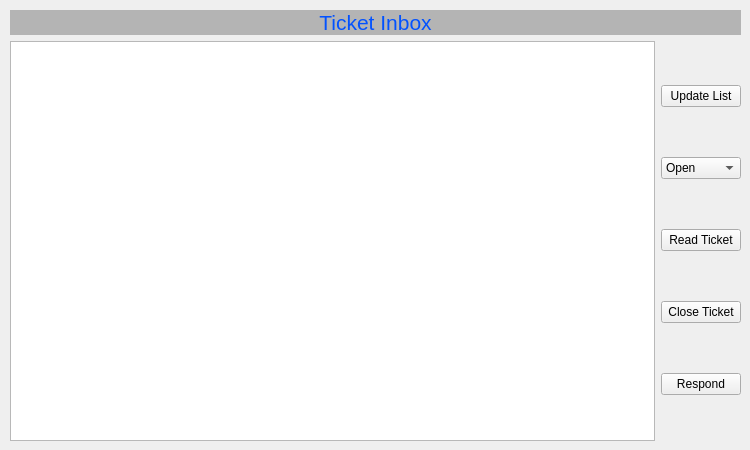
    <widget class="QWidget" name="Tickets">
     <attribute name="title">
      <string>Tab 1</string>
     </attribute>
     <widget class="QWidget" name="layoutWidget">
      <property name="geometry">
       <rect>
        <x>10</x>
        <y>10</y>
        <width>731</width>
        <height>431</height>
       </rect>
      </property>
      <layout class="QVBoxLayout" name="verticalLayout_Tickets">
       <item>
        <widget class="QLabel" name="label_TicketInbox">
         <property name="palette">
          <palette>
           <active>
            <colorrole role="WindowText">
             <brush brushstyle="SolidPattern">
              <color alpha="255">
               <red>0</red>
               <green>0</green>
               <blue>0</blue>
              </color>
             </brush>
            </colorrole>
            <colorrole role="Button">
             <brush brushstyle="SolidPattern">
              <color alpha="255">
               <red>180</red>
               <green>180</green>
               <blue>180</blue>
              </color>
             </brush>
            </colorrole>
            <colorrole role="Light">
             <brush brushstyle="SolidPattern">
              <color alpha="255">
               <red>255</red>
               <green>255</green>
               <blue>255</blue>
              </color>
             </brush>
            </colorrole>
            <colorrole role="Midlight">
             <brush brushstyle="SolidPattern">
              <color alpha="255">
               <red>217</red>
               <green>217</green>
               <blue>217</blue>
              </color>
             </brush>
            </colorrole>
            <colorrole role="Dark">
             <brush brushstyle="SolidPattern">
              <color alpha="255">
               <red>90</red>
               <green>90</green>
               <blue>90</blue>
              </color>
             </brush>
            </colorrole>
            <colorrole role="Mid">
             <brush brushstyle="SolidPattern">
              <color alpha="255">
               <red>120</red>
               <green>120</green>
               <blue>120</blue>
              </color>
             </brush>
            </colorrole>
            <colorrole role="Text">
             <brush brushstyle="SolidPattern">
              <color alpha="255">
               <red>0</red>
               <green>0</green>
               <blue>0</blue>
              </color>
             </brush>
            </colorrole>
            <colorrole role="BrightText">
             <brush brushstyle="SolidPattern">
              <color alpha="255">
               <red>255</red>
               <green>255</green>
               <blue>255</blue>
              </color>
             </brush>
            </colorrole>
            <colorrole role="ButtonText">
             <brush brushstyle="SolidPattern">
              <color alpha="255">
               <red>0</red>
               <green>0</green>
               <blue>0</blue>
              </color>
             </brush>
            </colorrole>
            <colorrole role="Base">
             <brush brushstyle="SolidPattern">
              <color alpha="255">
               <red>255</red>
               <green>255</green>
               <blue>255</blue>
              </color>
             </brush>
            </colorrole>
            <colorrole role="Window">
             <brush brushstyle="SolidPattern">
              <color alpha="255">
               <red>180</red>
               <green>180</green>
               <blue>180</blue>
              </color>
             </brush>
            </colorrole>
            <colorrole role="Shadow">
             <brush brushstyle="SolidPattern">
              <color alpha="255">
               <red>0</red>
               <green>0</green>
               <blue>0</blue>
              </color>
             </brush>
            </colorrole>
            <colorrole role="AlternateBase">
             <brush brushstyle="SolidPattern">
              <color alpha="255">
               <red>217</red>
               <green>217</green>
               <blue>217</blue>
              </color>
             </brush>
            </colorrole>
            <colorrole role="ToolTipBase">
             <brush brushstyle="SolidPattern">
              <color alpha="255">
               <red>255</red>
               <green>255</green>
               <blue>220</blue>
              </color>
             </brush>
            </colorrole>
            <colorrole role="ToolTipText">
             <brush brushstyle="SolidPattern">
              <color alpha="255">
               <red>0</red>
               <green>0</green>
               <blue>0</blue>
              </color>
             </brush>
            </colorrole>
            <colorrole role="PlaceholderText">
             <brush brushstyle="SolidPattern">
              <color alpha="127">
               <red>0</red>
               <green>0</green>
               <blue>0</blue>
              </color>
             </brush>
            </colorrole>
            <colorrole role="Accent">
             <brush brushstyle="SolidPattern">
              <color alpha="255">
               <red>255</red>
               <green>255</green>
               <blue>255</blue>
              </color>
             </brush>
            </colorrole>
           </active>
           <inactive>
            <colorrole role="WindowText">
             <brush brushstyle="SolidPattern">
              <color alpha="255">
               <red>0</red>
               <green>0</green>
               <blue>0</blue>
              </color>
             </brush>
            </colorrole>
            <colorrole role="Button">
             <brush brushstyle="SolidPattern">
              <color alpha="255">
               <red>180</red>
               <green>180</green>
               <blue>180</blue>
              </color>
             </brush>
            </colorrole>
            <colorrole role="Light">
             <brush brushstyle="SolidPattern">
              <color alpha="255">
               <red>255</red>
               <green>255</green>
               <blue>255</blue>
              </color>
             </brush>
            </colorrole>
            <colorrole role="Midlight">
             <brush brushstyle="SolidPattern">
              <color alpha="255">
               <red>217</red>
               <green>217</green>
               <blue>217</blue>
              </color>
             </brush>
            </colorrole>
            <colorrole role="Dark">
             <brush brushstyle="SolidPattern">
              <color alpha="255">
               <red>90</red>
               <green>90</green>
               <blue>90</blue>
              </color>
             </brush>
            </colorrole>
            <colorrole role="Mid">
             <brush brushstyle="SolidPattern">
              <color alpha="255">
               <red>120</red>
               <green>120</green>
               <blue>120</blue>
              </color>
             </brush>
            </colorrole>
            <colorrole role="Text">
             <brush brushstyle="SolidPattern">
              <color alpha="255">
               <red>0</red>
               <green>0</green>
               <blue>0</blue>
              </color>
             </brush>
            </colorrole>
            <colorrole role="BrightText">
             <brush brushstyle="SolidPattern">
              <color alpha="255">
               <red>255</red>
               <green>255</green>
               <blue>255</blue>
              </color>
             </brush>
            </colorrole>
            <colorrole role="ButtonText">
             <brush brushstyle="SolidPattern">
              <color alpha="255">
               <red>0</red>
               <green>0</green>
               <blue>0</blue>
              </color>
             </brush>
            </colorrole>
            <colorrole role="Base">
             <brush brushstyle="SolidPattern">
              <color alpha="255">
               <red>255</red>
               <green>255</green>
               <blue>255</blue>
              </color>
             </brush>
            </colorrole>
            <colorrole role="Window">
             <brush brushstyle="SolidPattern">
              <color alpha="255">
               <red>180</red>
               <green>180</green>
               <blue>180</blue>
              </color>
             </brush>
            </colorrole>
            <colorrole role="Shadow">
             <brush brushstyle="SolidPattern">
              <color alpha="255">
               <red>0</red>
               <green>0</green>
               <blue>0</blue>
              </color>
             </brush>
            </colorrole>
            <colorrole role="AlternateBase">
             <brush brushstyle="SolidPattern">
              <color alpha="255">
               <red>217</red>
               <green>217</green>
               <blue>217</blue>
              </color>
             </brush>
            </colorrole>
            <colorrole role="ToolTipBase">
             <brush brushstyle="SolidPattern">
              <color alpha="255">
               <red>255</red>
               <green>255</green>
               <blue>220</blue>
              </color>
             </brush>
            </colorrole>
            <colorrole role="ToolTipText">
             <brush brushstyle="SolidPattern">
              <color alpha="255">
               <red>0</red>
               <green>0</green>
               <blue>0</blue>
              </color>
             </brush>
            </colorrole>
            <colorrole role="PlaceholderText">
             <brush brushstyle="SolidPattern">
              <color alpha="127">
               <red>0</red>
               <green>0</green>
               <blue>0</blue>
              </color>
             </brush>
            </colorrole>
            <colorrole role="Accent">
             <brush brushstyle="SolidPattern">
              <color alpha="255">
               <red>255</red>
               <green>255</green>
               <blue>255</blue>
              </color>
             </brush>
            </colorrole>
           </inactive>
           <disabled>
            <colorrole role="WindowText">
             <brush brushstyle="SolidPattern">
              <color alpha="255">
               <red>90</red>
               <green>90</green>
               <blue>90</blue>
              </color>
             </brush>
            </colorrole>
            <colorrole role="Button">
             <brush brushstyle="SolidPattern">
              <color alpha="255">
               <red>180</red>
               <green>180</green>
               <blue>180</blue>
              </color>
             </brush>
            </colorrole>
            <colorrole role="Light">
             <brush brushstyle="SolidPattern">
              <color alpha="255">
               <red>255</red>
               <green>255</green>
               <blue>255</blue>
              </color>
             </brush>
            </colorrole>
            <colorrole role="Midlight">
             <brush brushstyle="SolidPattern">
              <color alpha="255">
               <red>217</red>
               <green>217</green>
               <blue>217</blue>
              </color>
             </brush>
            </colorrole>
            <colorrole role="Dark">
             <brush brushstyle="SolidPattern">
              <color alpha="255">
               <red>90</red>
               <green>90</green>
               <blue>90</blue>
              </color>
             </brush>
            </colorrole>
            <colorrole role="Mid">
             <brush brushstyle="SolidPattern">
              <color alpha="255">
               <red>120</red>
               <green>120</green>
               <blue>120</blue>
              </color>
             </brush>
            </colorrole>
            <colorrole role="Text">
             <brush brushstyle="SolidPattern">
              <color alpha="255">
               <red>90</red>
               <green>90</green>
               <blue>90</blue>
              </color>
             </brush>
            </colorrole>
            <colorrole role="BrightText">
             <brush brushstyle="SolidPattern">
              <color alpha="255">
               <red>255</red>
               <green>255</green>
               <blue>255</blue>
              </color>
             </brush>
            </colorrole>
            <colorrole role="ButtonText">
             <brush brushstyle="SolidPattern">
              <color alpha="255">
               <red>90</red>
               <green>90</green>
               <blue>90</blue>
              </color>
             </brush>
            </colorrole>
            <colorrole role="Base">
             <brush brushstyle="SolidPattern">
              <color alpha="255">
               <red>180</red>
               <green>180</green>
               <blue>180</blue>
              </color>
             </brush>
            </colorrole>
            <colorrole role="Window">
             <brush brushstyle="SolidPattern">
              <color alpha="255">
               <red>180</red>
               <green>180</green>
               <blue>180</blue>
              </color>
             </brush>
            </colorrole>
            <colorrole role="Shadow">
             <brush brushstyle="SolidPattern">
              <color alpha="255">
               <red>0</red>
               <green>0</green>
               <blue>0</blue>
              </color>
             </brush>
            </colorrole>
            <colorrole role="AlternateBase">
             <brush brushstyle="SolidPattern">
              <color alpha="255">
               <red>180</red>
               <green>180</green>
               <blue>180</blue>
              </color>
             </brush>
            </colorrole>
            <colorrole role="ToolTipBase">
             <brush brushstyle="SolidPattern">
              <color alpha="255">
               <red>255</red>
               <green>255</green>
               <blue>220</blue>
              </color>
             </brush>
            </colorrole>
            <colorrole role="ToolTipText">
             <brush brushstyle="SolidPattern">
              <color alpha="255">
               <red>0</red>
               <green>0</green>
               <blue>0</blue>
              </color>
             </brush>
            </colorrole>
            <colorrole role="PlaceholderText">
             <brush brushstyle="SolidPattern">
              <color alpha="127">
               <red>90</red>
               <green>90</green>
               <blue>90</blue>
              </color>
             </brush>
            </colorrole>
            <colorrole role="Accent">
             <brush brushstyle="SolidPattern">
              <color alpha="255">
               <red>234</red>
               <green>234</green>
               <blue>234</blue>
              </color>
             </brush>
            </colorrole>
           </disabled>
          </palette>
         </property>
         <property name="autoFillBackground">
          <bool>true</bool>
         </property>
         <property name="text">
          <string>&lt;!DOCTYPE HTML PUBLIC &quot;-//W3C//DTD HTML 4.0//EN&quot; &quot;http://www.w3.org/TR/REC-html40/strict.dtd&quot;&gt;
&lt;html&gt;&lt;head&gt;&lt;meta name=&quot;qrichtext&quot; content=&quot;1&quot; /&gt;&lt;meta charset=&quot;utf-8&quot; /&gt;&lt;style type=&quot;text/css&quot;&gt;
p, li { white-space: pre-wrap; }
hr { height: 1px; border-width: 0; }
li.unchecked::marker { content: &quot;\2610&quot;; }
li.checked::marker { content: &quot;\2612&quot;; }
&lt;/style&gt;&lt;/head&gt;&lt;body style=&quot; font-family:'Segoe UI'; font-size:9pt; font-weight:400; font-style:normal;&quot;&gt;
&lt;p align=&quot;center&quot; style=&quot; margin-top:0px; margin-bottom:0px; margin-left:0px; margin-right:0px; -qt-block-indent:0; text-indent:0px;&quot;&gt;&lt;span style=&quot; font-size:16pt; color:#0252ff;&quot;&gt;Ticket Inbox&lt;/span&gt;&lt;/p&gt;&lt;/body&gt;&lt;/html&gt;</string>
         </property>
        </widget>
       </item>
       <item>
        <layout class="QHBoxLayout" name="horizontalLayout">
         <item>
          <widget class="QListView" name="listView_TicketList">
           <property name="enabled">
            <bool>true</bool>
           </property>
           <property name="editTriggers">
            <set>QAbstractItemView::EditTrigger::NoEditTriggers</set>
           </property>
          </widget>
         </item>
         <item>
          <layout class="QVBoxLayout" name="verticalLayout_Tickets_2">
           <property name="spacing">
            <number>6</number>
           </property>
           <item>
            <widget class="QPushButton" name="pushButton_UpdateTickets">
             <property name="text">
              <string>Update List</string>
             </property>
            </widget>
           </item>
           <item>
            <widget class="QComboBox" name="comboBox_TicketState">
             <item>
              <property name="text">
               <string>Open</string>
              </property>
             </item>
             <item>
              <property name="text">
               <string>Closed</string>
              </property>
             </item>
            </widget>
           </item>
           <item>
            <widget class="QPushButton" name="pushButton_ReadTicket">
             <property name="text">
              <string>Read Ticket</string>
             </property>
            </widget>
           </item>
           <item>
            <widget class="QPushButton" name="pushButton_CloseTicket">
             <property name="text">
              <string>Close Ticket</string>
             </property>
            </widget>
           </item>
           <item>
            <widget class="QPushButton" name="pushButton_RespondTicket">
             <property name="text">
              <string>Respond</string>
             </property>
            </widget>
           </item>
          </layout>
         </item>
        </layout>
       </item>
      </layout>
     </widget>
    </widget>
